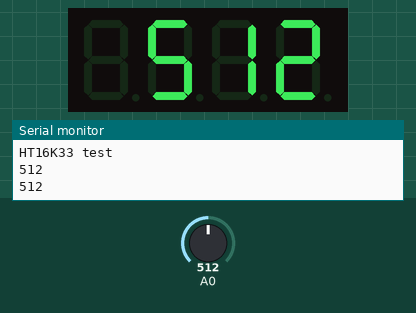
Bench run of a sketch on a simulated Arduino Uno, built with avr-gcc and run on an emulated ATmega328P. Parts: 4-digit seven-segment display, the last lines printed to the serial monitor. Inputs (shaded band) come from the test bench; at power-on: A0 = 512.

Above: at 2.8 s.
2.9 s: A0 set to 716
At 6.9 s:
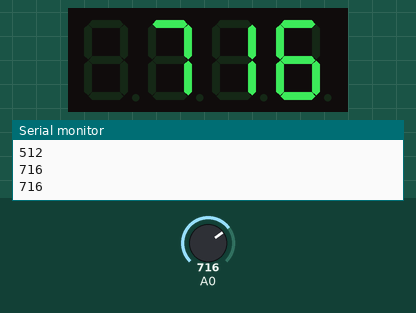
7.5 s: A0 set to 900
At 11.2 s:
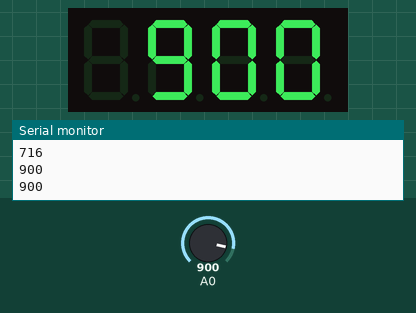
11.5 s: A0 set to 1023
At 14.7 s:
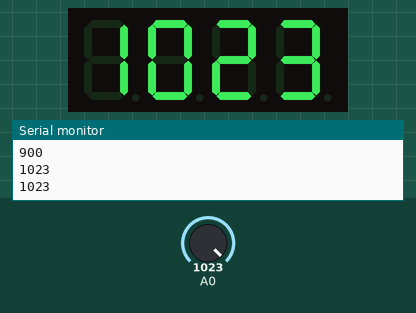
Timing chart, 0 to 16.2 s (numbered marks = the images above; inputs shaded):
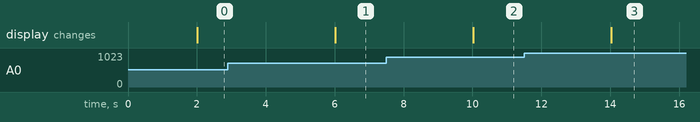

Measured:
- after the input at 2.9 s, the display: changes after 3.1 s (image 1)
- after the input at 7.5 s, the display: changes after 2.5 s (image 2)
- after the input at 11.5 s, the display: changes after 2.5 s (image 3)

The sketch:

pwm_input.ino
```cpp
#include <Wire.h>
#include "Adafruit_LEDBackpack.h"
#include "Adafruit_GFX.h"

Adafruit_7segment matrix = Adafruit_7segment();

void setup()
{
  Serial.begin(9600);
  Serial.println("HT16K33 test");
  matrix.begin(0x70);  // pass in the address  z
}

void loop()
{
  int n = analogRead(A0);     //读取A0模拟口的数值（0-5V 对应 0-1204取值）
  Serial.println(n);                   //串口输出温度数据
  delay(2000);

   matrix.print(n, DEC);
   matrix.writeDisplay();
}
```
